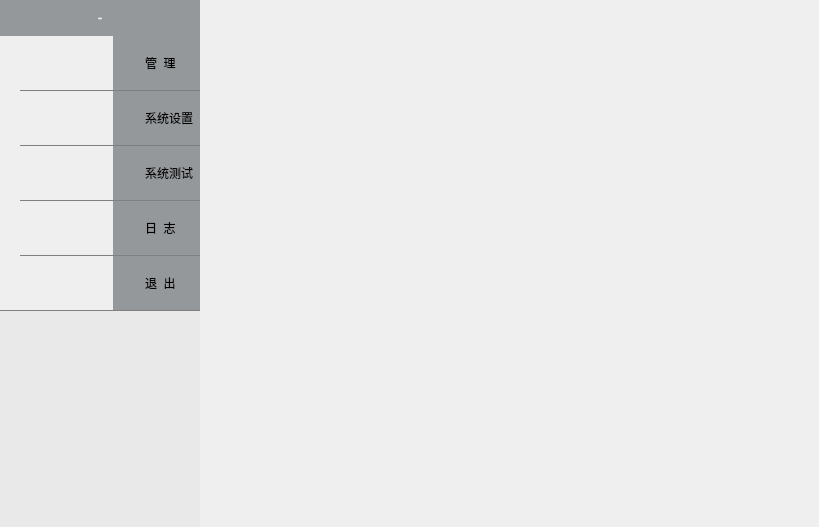
<?xml version="1.0" encoding="UTF-8"?>
<ui version="4.0">
 <class>DeMenuWidget</class>
 <widget class="QWidget" name="DeMenuWidget">
  <property name="geometry">
   <rect>
    <x>0</x>
    <y>0</y>
    <width>819</width>
    <height>527</height>
   </rect>
  </property>
  <property name="windowTitle">
   <string>DeMenuWidget</string>
  </property>
  <property name="styleSheet">
   <string notr="true">.QPushButton
{
background-color: #95989A;
border:0px solid gray;
font: 14px &quot;微软雅黑&quot;;
padding-top:18px;
padding-bottom:18px;
padding-left:32px;
text-align:left;
outline:none;
}</string>
  </property>
  <layout class="QGridLayout" name="gridLayout_10">
   <property name="margin">
    <number>0</number>
   </property>
   <property name="spacing">
    <number>0</number>
   </property>
   <item row="0" column="0">
    <widget class="QWidget" name="widget_2" native="true">
     <property name="styleSheet">
      <string notr="true"/>
     </property>
     <layout class="QGridLayout" name="gridLayout_9">
      <property name="margin">
       <number>0</number>
      </property>
      <property name="spacing">
       <number>0</number>
      </property>
      <item row="0" column="0">
       <layout class="QGridLayout" name="gridLayout">
        <property name="spacing">
         <number>0</number>
        </property>
        <item row="1" column="0">
         <widget class="QWidget" name="widget" native="true">
          <property name="styleSheet">
           <string notr="true">QWidget
{
background-color: #E9E9E9;
}

QWidget &gt; QLabel
{
min-width:20px;
max-width:20px;
min-height:20px;
max-height:20px;
}</string>
          </property>
          <layout class="QGridLayout" name="gridLayout_8">
           <property name="leftMargin">
            <number>20</number>
           </property>
           <property name="topMargin">
            <number>0</number>
           </property>
           <property name="rightMargin">
            <number>0</number>
           </property>
           <property name="bottomMargin">
            <number>0</number>
           </property>
           <property name="spacing">
            <number>0</number>
           </property>
           <item row="5" column="0">
            <widget class="Line" name="line_5">
             <property name="styleSheet">
              <string notr="true">border:none;
background-color: gray;
max-height:1px;</string>
             </property>
             <property name="orientation">
              <enum>Qt::Horizontal</enum>
             </property>
            </widget>
           </item>
           <item row="3" column="0">
            <widget class="Line" name="line_4">
             <property name="styleSheet">
              <string notr="true">border:none;
background-color: gray;
max-height:1px;</string>
             </property>
             <property name="orientation">
              <enum>Qt::Horizontal</enum>
             </property>
            </widget>
           </item>
           <item row="1" column="0">
            <widget class="Line" name="line_3">
             <property name="styleSheet">
              <string notr="true">border:none;
background-color: gray;
max-height:1px;</string>
             </property>
             <property name="orientation">
              <enum>Qt::Horizontal</enum>
             </property>
            </widget>
           </item>
           <item row="7" column="0">
            <widget class="Line" name="line_6">
             <property name="styleSheet">
              <string notr="true">border:none;
background-color: gray;
max-height:1px;</string>
             </property>
             <property name="orientation">
              <enum>Qt::Horizontal</enum>
             </property>
            </widget>
           </item>
           <item row="2" column="0">
            <layout class="QGridLayout" name="gridLayout_4">
             <item row="0" column="0">
              <widget class="QLabel" name="label_4">
               <property name="styleSheet">
                <string notr="true">image: url(:/Demo/Resources/gongnengxuanze-shezhi-weixuanzhong.png);</string>
               </property>
               <property name="text">
                <string/>
               </property>
              </widget>
             </item>
             <item row="0" column="1">
              <widget class="QPushButton" name="systemCfgBtn">
               <property name="text">
                <string>系统设置</string>
               </property>
              </widget>
             </item>
            </layout>
           </item>
           <item row="0" column="0">
            <layout class="QGridLayout" name="gridLayout_3">
             <item row="0" column="0">
              <widget class="QLabel" name="label_3">
               <property name="styleSheet">
                <string notr="true">image: url(:/Demo/Resources/gongnengyuanze-guanli-weixuanzhong.png);

</string>
               </property>
               <property name="text">
                <string/>
               </property>
              </widget>
             </item>
             <item row="0" column="1">
              <widget class="QPushButton" name="userBtn">
               <property name="text">
                <string>管  理</string>
               </property>
              </widget>
             </item>
            </layout>
           </item>
           <item row="4" column="0">
            <layout class="QGridLayout" name="gridLayout_5">
             <item row="0" column="0">
              <widget class="QLabel" name="label_5">
               <property name="styleSheet">
                <string notr="true">image: url(:/Demo/Resources/gongnengyuanze-xitongceshi-weixuanzhong.png);</string>
               </property>
               <property name="text">
                <string/>
               </property>
              </widget>
             </item>
             <item row="0" column="1">
              <widget class="QPushButton" name="systemTestBtn">
               <property name="text">
                <string>系统测试</string>
               </property>
              </widget>
             </item>
            </layout>
           </item>
           <item row="6" column="0">
            <layout class="QGridLayout" name="gridLayout_6">
             <item row="0" column="0">
              <widget class="QLabel" name="label_6">
               <property name="styleSheet">
                <string notr="true">image: url(:/Demo/Resources/gongnengyuanze-rizhi-weixuanzhong.png);</string>
               </property>
               <property name="text">
                <string/>
               </property>
              </widget>
             </item>
             <item row="0" column="1">
              <widget class="QPushButton" name="logBtn">
               <property name="text">
                <string>日  志</string>
               </property>
              </widget>
             </item>
            </layout>
           </item>
           <item row="8" column="0">
            <layout class="QGridLayout" name="gridLayout_7">
             <item row="0" column="0">
              <widget class="QLabel" name="label_7">
               <property name="styleSheet">
                <string notr="true">image: url(:/Demo/Resources/gongnengyuanze-tuichu.png);</string>
               </property>
               <property name="text">
                <string/>
               </property>
              </widget>
             </item>
             <item row="0" column="1">
              <widget class="QPushButton" name="exitBtn">
               <property name="text">
                <string>退  出</string>
               </property>
              </widget>
             </item>
            </layout>
           </item>
          </layout>
         </widget>
        </item>
        <item row="0" column="0">
         <widget class="QLabel" name="label_8">
          <property name="font">
           <font>
            <family>微软雅黑</family>
            <pointsize>-1</pointsize>
            <weight>50</weight>
            <italic>false</italic>
            <bold>false</bold>
           </font>
          </property>
          <property name="styleSheet">
           <string notr="true">QLabel
{
font:14px &quot;微软雅黑&quot;;
background-color: #95989A;
color: rgb(255, 255, 255);
min-height:36px;
min-width:200px;
}</string>
          </property>
          <property name="text">
           <string>功能选择</string>
          </property>
          <property name="alignment">
           <set>Qt::AlignCenter</set>
          </property>
         </widget>
        </item>
        <item row="2" column="0">
         <widget class="Line" name="line">
          <property name="styleSheet">
           <string notr="true">border:none;
background-color: gray;
max-height:1px;</string>
          </property>
          <property name="orientation">
           <enum>Qt::Horizontal</enum>
          </property>
         </widget>
        </item>
       </layout>
      </item>
      <item row="1" column="0">
       <widget class="QWidget" name="widget_3" native="true">
        <property name="styleSheet">
         <string notr="true">QWidget
{
background-color: #E9E9E9;
}</string>
        </property>
       </widget>
      </item>
     </layout>
    </widget>
   </item>
   <item row="0" column="1">
    <spacer name="horizontalSpacer">
     <property name="orientation">
      <enum>Qt::Horizontal</enum>
     </property>
     <property name="sizeHint" stdset="0">
      <size>
       <width>596</width>
       <height>20</height>
      </size>
     </property>
    </spacer>
   </item>
  </layout>
 </widget>
 <layoutdefault spacing="6" margin="11"/>
 <resources>
  <include location="demo.qrc"/>
 </resources>
 <connections/>
</ui>
